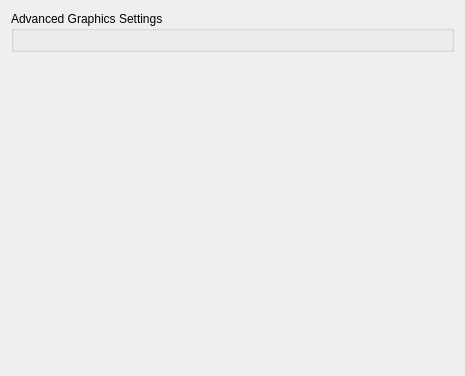
<?xml version="1.0" encoding="UTF-8"?>
<ui version="4.0">
 <class>ConfigureGraphicsAdvanced</class>
 <widget class="QWidget" name="ConfigureGraphicsAdvanced">
  <property name="geometry">
   <rect>
    <x>0</x>
    <y>0</y>
    <width>465</width>
    <height>376</height>
   </rect>
  </property>
  <property name="windowTitle">
   <string>Form</string>
  </property>
  <property name="accessibleName">
   <string>Advanced</string>
  </property>
  <layout class="QVBoxLayout" name="verticalLayout_2">
   <item>
    <widget class="QGroupBox" name="normal">
     <property name="title">
      <string>Advanced Graphics Settings</string>
     </property>
     <layout class="QVBoxLayout" name="verticalLayout_3">
      <item>
       <widget class="QWidget" name="normal_target" native="true">
        <layout class="QVBoxLayout" name="verticalLayout">
         <property name="leftMargin">
          <number>0</number>
         </property>
         <property name="topMargin">
          <number>0</number>
         </property>
         <property name="rightMargin">
          <number>0</number>
         </property>
         <property name="bottomMargin">
          <number>0</number>
         </property>
        </layout>
       </widget>
      </item>
     </layout>
    </widget>
   </item>
   <item>
    <spacer name="verticalSpacer">
     <property name="orientation">
      <enum>Qt::Orientation::Vertical</enum>
     </property>
     <property name="sizeHint" stdset="0">
      <size>
       <width>20</width>
       <height>40</height>
      </size>
     </property>
    </spacer>
   </item>
  </layout>
 </widget>
 <resources/>
 <connections/>
</ui>
